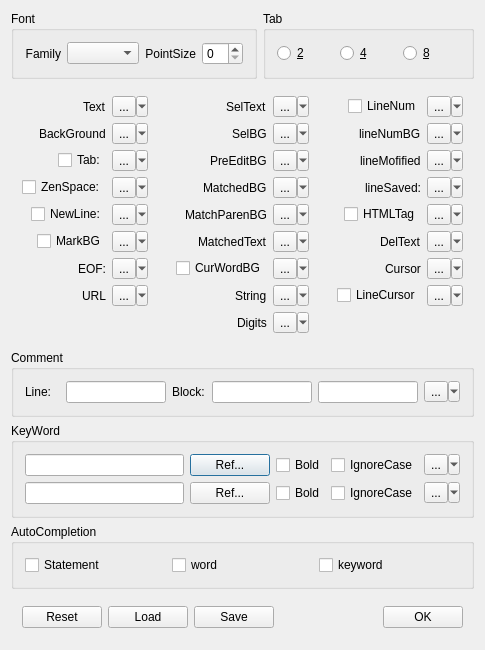
<?xml version="1.0" encoding="UTF-8"?>
<ui version="4.0">
 <class>TypeStgDlg</class>
 <widget class="QDialog" name="TypeStgDlg">
  <property name="geometry">
   <rect>
    <x>0</x>
    <y>0</y>
    <width>436</width>
    <height>594</height>
   </rect>
  </property>
  <property name="windowTitle">
   <string>TypeStgDlg</string>
  </property>
  <layout class="QVBoxLayout" name="verticalLayout">
   <item>
    <widget class="QWidget" name="widget_5" native="true">
     <layout class="QHBoxLayout" name="horizontalLayout_5">
      <property name="margin">
       <number>0</number>
      </property>
      <item>
       <widget class="QGroupBox" name="groupBox">
        <property name="title">
         <string>Font</string>
        </property>
        <layout class="QHBoxLayout" name="horizontalLayout_4">
         <item>
          <widget class="QLabel" name="label_15">
           <property name="text">
            <string>Family</string>
           </property>
           <property name="alignment">
            <set>Qt::AlignRight|Qt::AlignTrailing|Qt::AlignVCenter</set>
           </property>
          </widget>
         </item>
         <item>
          <widget class="QComboBox" name="fontFamilyCB"/>
         </item>
         <item>
          <widget class="QLabel" name="label_16">
           <property name="text">
            <string>PointSize</string>
           </property>
           <property name="alignment">
            <set>Qt::AlignRight|Qt::AlignTrailing|Qt::AlignVCenter</set>
           </property>
          </widget>
         </item>
         <item>
          <widget class="QSpinBox" name="fontSizeSB"/>
         </item>
        </layout>
       </widget>
      </item>
      <item>
       <widget class="QGroupBox" name="groupBox_2">
        <property name="title">
         <string>Tab</string>
        </property>
        <layout class="QHBoxLayout" name="horizontalLayout_3">
         <item>
          <widget class="QRadioButton" name="tab2">
           <property name="text">
            <string>&amp;2</string>
           </property>
          </widget>
         </item>
         <item>
          <widget class="QRadioButton" name="tab4">
           <property name="text">
            <string>&amp;4</string>
           </property>
          </widget>
         </item>
         <item>
          <widget class="QRadioButton" name="tab8">
           <property name="text">
            <string>&amp;8</string>
           </property>
          </widget>
         </item>
        </layout>
       </widget>
      </item>
     </layout>
    </widget>
   </item>
   <item>
    <widget class="QWidget" name="widget_3" native="true">
     <layout class="QHBoxLayout" name="horizontalLayout">
      <property name="margin">
       <number>0</number>
      </property>
      <item>
       <widget class="QWidget" name="widget" native="true">
        <layout class="QFormLayout" name="formLayout">
         <property name="fieldGrowthPolicy">
          <enum>QFormLayout::AllNonFixedFieldsGrow</enum>
         </property>
         <property name="labelAlignment">
          <set>Qt::AlignRight|Qt::AlignTrailing|Qt::AlignVCenter</set>
         </property>
         <item row="0" column="0">
          <widget class="QLabel" name="label">
           <property name="text">
            <string>Text</string>
           </property>
          </widget>
         </item>
         <item row="0" column="1">
          <widget class="QToolButton" name="tbText">
           <property name="text">
            <string>...</string>
           </property>
           <property name="popupMode">
            <enum>QToolButton::MenuButtonPopup</enum>
           </property>
           <property name="arrowType">
            <enum>Qt::NoArrow</enum>
           </property>
          </widget>
         </item>
         <item row="1" column="0">
          <widget class="QLabel" name="label_2">
           <property name="text">
            <string>BackGround</string>
           </property>
          </widget>
         </item>
         <item row="1" column="1">
          <widget class="QToolButton" name="tbBackGround">
           <property name="text">
            <string>...</string>
           </property>
           <property name="popupMode">
            <enum>QToolButton::MenuButtonPopup</enum>
           </property>
           <property name="arrowType">
            <enum>Qt::NoArrow</enum>
           </property>
          </widget>
         </item>
         <item row="2" column="0">
          <widget class="QCheckBox" name="chkTab">
           <property name="text">
            <string>Tab:</string>
           </property>
          </widget>
         </item>
         <item row="2" column="1">
          <widget class="QToolButton" name="tbTab">
           <property name="text">
            <string>...</string>
           </property>
           <property name="popupMode">
            <enum>QToolButton::MenuButtonPopup</enum>
           </property>
           <property name="arrowType">
            <enum>Qt::NoArrow</enum>
           </property>
          </widget>
         </item>
         <item row="3" column="0">
          <widget class="QCheckBox" name="chkZenSpace">
           <property name="text">
            <string>ZenSpace:</string>
           </property>
          </widget>
         </item>
         <item row="3" column="1">
          <widget class="QToolButton" name="tbZenSpace">
           <property name="text">
            <string>...</string>
           </property>
           <property name="popupMode">
            <enum>QToolButton::MenuButtonPopup</enum>
           </property>
           <property name="arrowType">
            <enum>Qt::NoArrow</enum>
           </property>
          </widget>
         </item>
         <item row="4" column="0">
          <widget class="QCheckBox" name="chkNewLine">
           <property name="text">
            <string>NewLine:</string>
           </property>
          </widget>
         </item>
         <item row="4" column="1">
          <widget class="QToolButton" name="tbNewLine">
           <property name="text">
            <string>...</string>
           </property>
           <property name="popupMode">
            <enum>QToolButton::MenuButtonPopup</enum>
           </property>
           <property name="arrowType">
            <enum>Qt::NoArrow</enum>
           </property>
          </widget>
         </item>
         <item row="5" column="0">
          <widget class="QCheckBox" name="chkMarkBG">
           <property name="text">
            <string>MarkBG</string>
           </property>
          </widget>
         </item>
         <item row="5" column="1">
          <widget class="QToolButton" name="tbMarkBG">
           <property name="text">
            <string>...</string>
           </property>
           <property name="popupMode">
            <enum>QToolButton::MenuButtonPopup</enum>
           </property>
           <property name="arrowType">
            <enum>Qt::NoArrow</enum>
           </property>
          </widget>
         </item>
         <item row="6" column="0">
          <widget class="QLabel" name="label_4">
           <property name="text">
            <string>EOF:</string>
           </property>
          </widget>
         </item>
         <item row="6" column="1">
          <widget class="QToolButton" name="tbEOF">
           <property name="text">
            <string>...</string>
           </property>
           <property name="popupMode">
            <enum>QToolButton::MenuButtonPopup</enum>
           </property>
           <property name="arrowType">
            <enum>Qt::NoArrow</enum>
           </property>
          </widget>
         </item>
         <item row="7" column="0">
          <widget class="QLabel" name="label_20">
           <property name="text">
            <string>URL</string>
           </property>
          </widget>
         </item>
         <item row="7" column="1">
          <widget class="QToolButton" name="tbURL">
           <property name="text">
            <string>...</string>
           </property>
           <property name="popupMode">
            <enum>QToolButton::MenuButtonPopup</enum>
           </property>
           <property name="arrowType">
            <enum>Qt::NoArrow</enum>
           </property>
          </widget>
         </item>
        </layout>
       </widget>
      </item>
      <item>
       <widget class="QWidget" name="widget_2" native="true">
        <layout class="QFormLayout" name="formLayout_4">
         <property name="fieldGrowthPolicy">
          <enum>QFormLayout::AllNonFixedFieldsGrow</enum>
         </property>
         <property name="labelAlignment">
          <set>Qt::AlignRight|Qt::AlignTrailing|Qt::AlignVCenter</set>
         </property>
         <item row="0" column="0">
          <widget class="QLabel" name="label_5">
           <property name="text">
            <string>SelText</string>
           </property>
          </widget>
         </item>
         <item row="0" column="1">
          <widget class="QToolButton" name="tbSelText">
           <property name="text">
            <string>...</string>
           </property>
           <property name="popupMode">
            <enum>QToolButton::MenuButtonPopup</enum>
           </property>
           <property name="arrowType">
            <enum>Qt::NoArrow</enum>
           </property>
          </widget>
         </item>
         <item row="1" column="0">
          <widget class="QLabel" name="label_3">
           <property name="text">
            <string>SelBG</string>
           </property>
          </widget>
         </item>
         <item row="1" column="1">
          <widget class="QToolButton" name="tbSelBG">
           <property name="text">
            <string>...</string>
           </property>
           <property name="popupMode">
            <enum>QToolButton::MenuButtonPopup</enum>
           </property>
           <property name="arrowType">
            <enum>Qt::NoArrow</enum>
           </property>
          </widget>
         </item>
         <item row="2" column="0">
          <widget class="QLabel" name="label_7">
           <property name="text">
            <string>PreEditBG</string>
           </property>
          </widget>
         </item>
         <item row="2" column="1">
          <widget class="QToolButton" name="tbPreEditBG">
           <property name="text">
            <string>...</string>
           </property>
           <property name="popupMode">
            <enum>QToolButton::MenuButtonPopup</enum>
           </property>
           <property name="arrowType">
            <enum>Qt::NoArrow</enum>
           </property>
          </widget>
         </item>
         <item row="8" column="0">
          <widget class="QLabel" name="label_12">
           <property name="text">
            <string>String</string>
           </property>
          </widget>
         </item>
         <item row="8" column="1">
          <widget class="QToolButton" name="tbString">
           <property name="text">
            <string>...</string>
           </property>
           <property name="popupMode">
            <enum>QToolButton::MenuButtonPopup</enum>
           </property>
           <property name="arrowType">
            <enum>Qt::NoArrow</enum>
           </property>
          </widget>
         </item>
         <item row="3" column="0">
          <widget class="QLabel" name="label_11">
           <property name="text">
            <string>MatchedBG</string>
           </property>
          </widget>
         </item>
         <item row="3" column="1">
          <widget class="QToolButton" name="tbMatchedBG">
           <property name="text">
            <string>...</string>
           </property>
           <property name="popupMode">
            <enum>QToolButton::MenuButtonPopup</enum>
           </property>
           <property name="arrowType">
            <enum>Qt::NoArrow</enum>
           </property>
          </widget>
         </item>
         <item row="9" column="0">
          <widget class="QLabel" name="label_14">
           <property name="text">
            <string>Digits</string>
           </property>
          </widget>
         </item>
         <item row="9" column="1">
          <widget class="QToolButton" name="tbDigits">
           <property name="text">
            <string>...</string>
           </property>
           <property name="popupMode">
            <enum>QToolButton::MenuButtonPopup</enum>
           </property>
           <property name="arrowType">
            <enum>Qt::NoArrow</enum>
           </property>
          </widget>
         </item>
         <item row="5" column="1">
          <widget class="QToolButton" name="tbMatchParenBG">
           <property name="text">
            <string>...</string>
           </property>
           <property name="popupMode">
            <enum>QToolButton::MenuButtonPopup</enum>
           </property>
           <property name="arrowType">
            <enum>Qt::NoArrow</enum>
           </property>
          </widget>
         </item>
         <item row="5" column="0">
          <widget class="QLabel" name="label_19">
           <property name="text">
            <string>MatchParenBG</string>
           </property>
          </widget>
         </item>
         <item row="7" column="0">
          <widget class="QCheckBox" name="chkCurWordBG">
           <property name="text">
            <string>CurWordBG</string>
           </property>
          </widget>
         </item>
         <item row="7" column="1">
          <widget class="QToolButton" name="tbCurWordBG">
           <property name="text">
            <string>...</string>
           </property>
           <property name="popupMode">
            <enum>QToolButton::MenuButtonPopup</enum>
           </property>
           <property name="arrowType">
            <enum>Qt::NoArrow</enum>
           </property>
          </widget>
         </item>
         <item row="6" column="0">
          <widget class="QLabel" name="label_21">
           <property name="text">
            <string>MatchedText</string>
           </property>
          </widget>
         </item>
         <item row="6" column="1">
          <widget class="QToolButton" name="tbMatchedText">
           <property name="text">
            <string>...</string>
           </property>
           <property name="popupMode">
            <enum>QToolButton::MenuButtonPopup</enum>
           </property>
           <property name="arrowType">
            <enum>Qt::NoArrow</enum>
           </property>
          </widget>
         </item>
        </layout>
       </widget>
      </item>
      <item>
       <widget class="QWidget" name="widget_6" native="true">
        <layout class="QFormLayout" name="formLayout_3">
         <property name="labelAlignment">
          <set>Qt::AlignRight|Qt::AlignTrailing|Qt::AlignVCenter</set>
         </property>
         <item row="0" column="0">
          <widget class="QCheckBox" name="chkLineNum">
           <property name="text">
            <string>LineNum</string>
           </property>
          </widget>
         </item>
         <item row="0" column="1">
          <widget class="QToolButton" name="tbLineNum">
           <property name="text">
            <string>...</string>
           </property>
           <property name="popupMode">
            <enum>QToolButton::MenuButtonPopup</enum>
           </property>
           <property name="arrowType">
            <enum>Qt::NoArrow</enum>
           </property>
          </widget>
         </item>
         <item row="1" column="0">
          <widget class="QLabel" name="label_6">
           <property name="text">
            <string>lineNumBG</string>
           </property>
          </widget>
         </item>
         <item row="1" column="1">
          <widget class="QToolButton" name="tbLineNumBG">
           <property name="text">
            <string>...</string>
           </property>
           <property name="popupMode">
            <enum>QToolButton::MenuButtonPopup</enum>
           </property>
           <property name="arrowType">
            <enum>Qt::NoArrow</enum>
           </property>
          </widget>
         </item>
         <item row="2" column="0">
          <widget class="QLabel" name="label_8">
           <property name="text">
            <string>lineMofified</string>
           </property>
          </widget>
         </item>
         <item row="2" column="1">
          <widget class="QToolButton" name="tbLineModified">
           <property name="text">
            <string>...</string>
           </property>
           <property name="popupMode">
            <enum>QToolButton::MenuButtonPopup</enum>
           </property>
           <property name="arrowType">
            <enum>Qt::NoArrow</enum>
           </property>
          </widget>
         </item>
         <item row="3" column="0">
          <widget class="QLabel" name="label_9">
           <property name="text">
            <string>lineSaved:</string>
           </property>
          </widget>
         </item>
         <item row="3" column="1">
          <widget class="QToolButton" name="tbLineSaved">
           <property name="text">
            <string>...</string>
           </property>
           <property name="popupMode">
            <enum>QToolButton::MenuButtonPopup</enum>
           </property>
           <property name="arrowType">
            <enum>Qt::NoArrow</enum>
           </property>
          </widget>
         </item>
         <item row="4" column="1">
          <widget class="QToolButton" name="tbHTML">
           <property name="text">
            <string>...</string>
           </property>
           <property name="popupMode">
            <enum>QToolButton::MenuButtonPopup</enum>
           </property>
           <property name="arrowType">
            <enum>Qt::NoArrow</enum>
           </property>
          </widget>
         </item>
         <item row="5" column="0">
          <widget class="QLabel" name="label_13">
           <property name="text">
            <string>DelText</string>
           </property>
          </widget>
         </item>
         <item row="5" column="1">
          <widget class="QToolButton" name="tbDelText">
           <property name="text">
            <string>...</string>
           </property>
           <property name="popupMode">
            <enum>QToolButton::MenuButtonPopup</enum>
           </property>
           <property name="arrowType">
            <enum>Qt::NoArrow</enum>
           </property>
          </widget>
         </item>
         <item row="4" column="0">
          <widget class="QCheckBox" name="chkHTMLTag">
           <property name="text">
            <string>HTMLTag</string>
           </property>
          </widget>
         </item>
         <item row="6" column="0">
          <widget class="QLabel" name="label_10">
           <property name="text">
            <string>Cursor</string>
           </property>
          </widget>
         </item>
         <item row="6" column="1">
          <widget class="QToolButton" name="tbCursor">
           <property name="text">
            <string>...</string>
           </property>
           <property name="popupMode">
            <enum>QToolButton::MenuButtonPopup</enum>
           </property>
           <property name="arrowType">
            <enum>Qt::NoArrow</enum>
           </property>
          </widget>
         </item>
         <item row="7" column="1">
          <widget class="QToolButton" name="tbLineCursor">
           <property name="text">
            <string>...</string>
           </property>
           <property name="popupMode">
            <enum>QToolButton::MenuButtonPopup</enum>
           </property>
           <property name="arrowType">
            <enum>Qt::NoArrow</enum>
           </property>
          </widget>
         </item>
         <item row="7" column="0">
          <widget class="QCheckBox" name="chkLineCursor">
           <property name="text">
            <string>LineCursor</string>
           </property>
          </widget>
         </item>
        </layout>
       </widget>
      </item>
     </layout>
    </widget>
   </item>
   <item>
    <widget class="QGroupBox" name="groupBox_3">
     <property name="title">
      <string>Comment</string>
     </property>
     <layout class="QHBoxLayout" name="horizontalLayout_6">
      <item>
       <widget class="QLabel" name="label_17">
        <property name="text">
         <string>Line:</string>
        </property>
       </widget>
      </item>
      <item>
       <widget class="QLineEdit" name="lineComment">
        <property name="sizePolicy">
         <sizepolicy hsizetype="Preferred" vsizetype="Fixed">
          <horstretch>0</horstretch>
          <verstretch>0</verstretch>
         </sizepolicy>
        </property>
        <property name="maximumSize">
         <size>
          <width>100</width>
          <height>16777215</height>
         </size>
        </property>
       </widget>
      </item>
      <item>
       <widget class="QLabel" name="label_18">
        <property name="text">
         <string>Block:</string>
        </property>
       </widget>
      </item>
      <item>
       <widget class="QLineEdit" name="blockCommentBeg">
        <property name="sizePolicy">
         <sizepolicy hsizetype="Preferred" vsizetype="Fixed">
          <horstretch>0</horstretch>
          <verstretch>0</verstretch>
         </sizepolicy>
        </property>
        <property name="maximumSize">
         <size>
          <width>100</width>
          <height>16777215</height>
         </size>
        </property>
       </widget>
      </item>
      <item>
       <widget class="QLineEdit" name="blockCommentEnd">
        <property name="sizePolicy">
         <sizepolicy hsizetype="Preferred" vsizetype="Fixed">
          <horstretch>0</horstretch>
          <verstretch>0</verstretch>
         </sizepolicy>
        </property>
        <property name="maximumSize">
         <size>
          <width>100</width>
          <height>16777215</height>
         </size>
        </property>
       </widget>
      </item>
      <item>
       <widget class="QToolButton" name="tbComment">
        <property name="text">
         <string>...</string>
        </property>
        <property name="popupMode">
         <enum>QToolButton::MenuButtonPopup</enum>
        </property>
        <property name="arrowType">
         <enum>Qt::NoArrow</enum>
        </property>
       </widget>
      </item>
     </layout>
    </widget>
   </item>
   <item>
    <widget class="QGroupBox" name="groupBox_4">
     <property name="title">
      <string>KeyWord</string>
     </property>
     <layout class="QGridLayout" name="gridLayout">
      <item row="0" column="0">
       <widget class="QLineEdit" name="keyWord1"/>
      </item>
      <item row="0" column="1">
       <widget class="QPushButton" name="refKW1">
        <property name="sizePolicy">
         <sizepolicy hsizetype="Fixed" vsizetype="Fixed">
          <horstretch>0</horstretch>
          <verstretch>0</verstretch>
         </sizepolicy>
        </property>
        <property name="text">
         <string>Ref...</string>
        </property>
       </widget>
      </item>
      <item row="0" column="4">
       <widget class="QToolButton" name="tbKeyWord1">
        <property name="text">
         <string>...</string>
        </property>
        <property name="popupMode">
         <enum>QToolButton::MenuButtonPopup</enum>
        </property>
        <property name="arrowType">
         <enum>Qt::NoArrow</enum>
        </property>
       </widget>
      </item>
      <item row="1" column="0">
       <widget class="QLineEdit" name="keyWord2"/>
      </item>
      <item row="1" column="1">
       <widget class="QPushButton" name="refKW2">
        <property name="sizePolicy">
         <sizepolicy hsizetype="Fixed" vsizetype="Fixed">
          <horstretch>0</horstretch>
          <verstretch>0</verstretch>
         </sizepolicy>
        </property>
        <property name="text">
         <string>Ref...</string>
        </property>
       </widget>
      </item>
      <item row="1" column="4">
       <widget class="QToolButton" name="tbKeyWord2">
        <property name="text">
         <string>...</string>
        </property>
        <property name="popupMode">
         <enum>QToolButton::MenuButtonPopup</enum>
        </property>
        <property name="arrowType">
         <enum>Qt::NoArrow</enum>
        </property>
       </widget>
      </item>
      <item row="0" column="3">
       <widget class="QCheckBox" name="chkIgnoreCaseKW1">
        <property name="text">
         <string>IgnoreCase</string>
        </property>
       </widget>
      </item>
      <item row="1" column="3">
       <widget class="QCheckBox" name="chkIgnoreCaseKW2">
        <property name="text">
         <string>IgnoreCase</string>
        </property>
       </widget>
      </item>
      <item row="0" column="2">
       <widget class="QCheckBox" name="chkKeyWord1Bold">
        <property name="text">
         <string>Bold</string>
        </property>
       </widget>
      </item>
      <item row="1" column="2">
       <widget class="QCheckBox" name="chkKeyWord2Bold">
        <property name="text">
         <string>Bold</string>
        </property>
       </widget>
      </item>
     </layout>
    </widget>
   </item>
   <item>
    <widget class="QGroupBox" name="autoCompletion">
     <property name="title">
      <string>AutoCompletion</string>
     </property>
     <layout class="QHBoxLayout" name="horizontalLayout_7">
      <item>
       <widget class="QCheckBox" name="statementCompletion">
        <property name="text">
         <string>Statement</string>
        </property>
       </widget>
      </item>
      <item>
       <widget class="QCheckBox" name="wordCompletion">
        <property name="text">
         <string>word</string>
        </property>
       </widget>
      </item>
      <item>
       <widget class="QCheckBox" name="keywordCompletion">
        <property name="text">
         <string>keyword</string>
        </property>
       </widget>
      </item>
     </layout>
    </widget>
   </item>
   <item>
    <spacer name="verticalSpacer">
     <property name="orientation">
      <enum>Qt::Vertical</enum>
     </property>
     <property name="sizeHint" stdset="0">
      <size>
       <width>20</width>
       <height>40</height>
      </size>
     </property>
    </spacer>
   </item>
   <item>
    <widget class="QWidget" name="widget_4" native="true">
     <layout class="QHBoxLayout" name="horizontalLayout_2">
      <item>
       <widget class="QPushButton" name="reset">
        <property name="text">
         <string>Reset</string>
        </property>
       </widget>
      </item>
      <item>
       <widget class="QPushButton" name="load">
        <property name="text">
         <string>Load</string>
        </property>
       </widget>
      </item>
      <item>
       <widget class="QPushButton" name="save">
        <property name="text">
         <string>Save</string>
        </property>
       </widget>
      </item>
      <item>
       <spacer name="horizontalSpacer">
        <property name="orientation">
         <enum>Qt::Horizontal</enum>
        </property>
        <property name="sizeHint" stdset="0">
         <size>
          <width>40</width>
          <height>20</height>
         </size>
        </property>
       </spacer>
      </item>
      <item>
       <widget class="QPushButton" name="pushButton">
        <property name="text">
         <string>OK</string>
        </property>
       </widget>
      </item>
     </layout>
    </widget>
   </item>
  </layout>
 </widget>
 <layoutdefault spacing="6" margin="11"/>
 <tabstops>
  <tabstop>pushButton</tabstop>
  <tabstop>reset</tabstop>
  <tabstop>load</tabstop>
  <tabstop>save</tabstop>
  <tabstop>tbText</tabstop>
  <tabstop>tbBackGround</tabstop>
  <tabstop>chkTab</tabstop>
  <tabstop>tbTab</tabstop>
  <tabstop>chkZenSpace</tabstop>
  <tabstop>tbZenSpace</tabstop>
  <tabstop>chkNewLine</tabstop>
  <tabstop>tbNewLine</tabstop>
  <tabstop>tbSelText</tabstop>
  <tabstop>tbSelBG</tabstop>
 </tabstops>
 <resources/>
 <connections>
  <connection>
   <sender>pushButton</sender>
   <signal>clicked()</signal>
   <receiver>TypeStgDlg</receiver>
   <slot>accept()</slot>
   <hints>
    <hint type="sourcelabel">
     <x>368</x>
     <y>262</y>
    </hint>
    <hint type="destinationlabel">
     <x>377</x>
     <y>296</y>
    </hint>
   </hints>
  </connection>
 </connections>
</ui>
